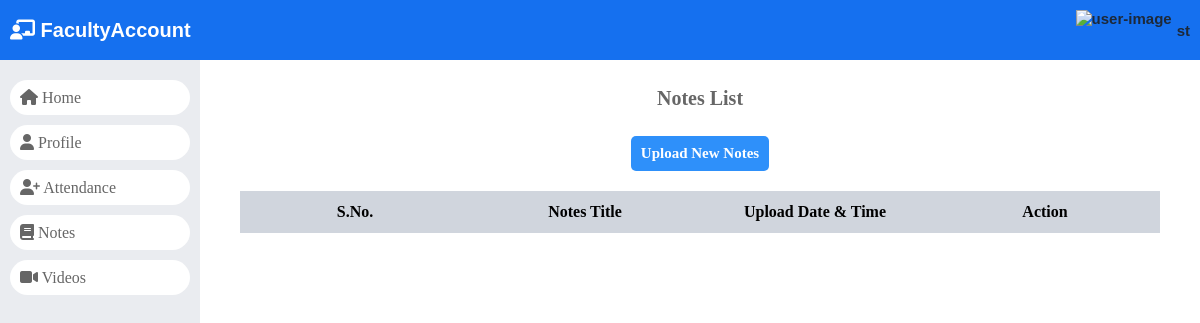
/staff_notes/ (signed in), run on an earlier commit of the app's database.
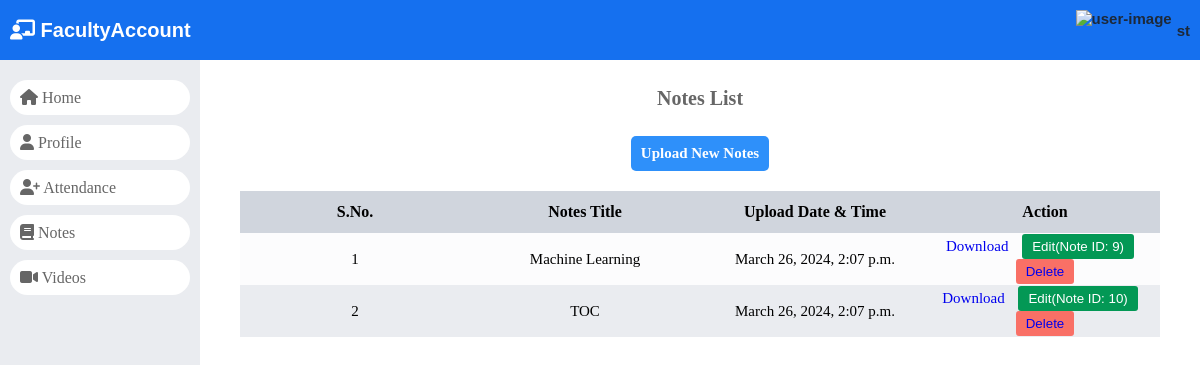
And on a later commit of the database.
### dashboard/models.py (models this page shows)
class Notes(models.Model):
    id = models.AutoField(primary_key=True)
    subject_id = models.ForeignKey(Subjects, on_delete=models.CASCADE)
    course_id = models.ForeignKey(Courses, on_delete=models.CASCADE)
    session_year_id = models.ForeignKey(SessionYearModel, on_delete=models.CASCADE)
    uploaded_by = models.ForeignKey(Staffs, on_delete=models.CASCADE)
    upload_date = models.DateTimeField(auto_now_add=True)
    document = models.FileField(upload_to='notes/')
    description = models.TextField()
    objects = models.Manager()

class Subjects(models.Model):
	id =models.AutoField(primary_key=True)
	subject_name = models.CharField(max_length=255)
	course_id = models.ForeignKey(Courses, on_delete=models.CASCADE, default=1)
	staff_id = models.ForeignKey(CustomUser, on_delete=models.CASCADE)
	created_at = models.DateTimeField(auto_now_add=True)
	updated_at = models.DateTimeField(auto_now=True)
	objects = models.Manager()

### dashboard/StaffViews.py (the view)
# urls.py: path('staff_notes/', StaffViews.staff_notes, name="staff_notes"),
def staff_notes(request):
    staff = Staffs.objects.get(admin=request.user.id)
    uploaded_notes = Notes.objects.filter(uploaded_by=request.user.staffs)
    sessions = SessionYearModel.objects.all()
    subjects = Subjects.objects.filter(staff_id=request.user.id)
    courses = Courses.objects.all()
    context = {
            "subjects": subjects,
            "sessions": sessions,
            "courses" : courses,
            "uploaded_notes": uploaded_notes
        }
    return render(request,'faculty page/notes.html',context)

### dashboard/templates/faculty page/notes.html (shortened to what this page needs)
{% load static %}
<!DOCTYPE html>
<html lang="en">
<head>
    <link rel="stylesheet" href="https://cdnjs.cloudflare.com/ajax/libs/font-awesome/6.5.1/css/all.min.css"
 />
        <link rel="stylesheet" href="{% static 'style.css' %}">
<body>
    <header>
        <div>
            <a href="/">
                <div class="logo">
                    <i class="fa-solid fa-chalkboard-user"></i>
                    FacultyAccount
                </div>
            </a>
        </div>
        {% include '../headerUser.html' %}
    </header>
    <div id="main">
        {% include './navigation.html' %}
        <div id="student_record">
            <div class="page-title">
                <div class="row" id="attendance_list">
                    <h2>Notes List</h2>
                </div>
                <div class=" row" id="attendance_action">
                    <div onclick="openAddDialog()">Upload New Notes</div>
                </div>
            </div>
            <div id="faculty-record" class="record">
                <table>
                    <thead>
                        <tr>
                            <th>S.No.</th>
                            <th>Notes Title</th>
                            <th>Upload Date & Time</th>
                            <th>Action</th>
                        </tr>
                    </thead>
                    <tbody>
                        {% for note in uploaded_notes %}
                        <tr>
                            <td>{{ forloop.counter }}</td>
                            <td>{{ note.subject_id.subject_name }} </td>
                            <td>{{ note.upload_date }}</td>
                            <td>
                                <div class="actions">
                                    <a href="{{ note.document.url }}" download>Download</a>
                                    <button class="edit btn" onclick="openEditDialog('{{ note.id }}')">
                                        Edit(Note ID: {{ note.id }})
                                    </button>
                                    <button class="delete btn">
                                        <a href="{% url 'delete_notes' note.id %}" >
                                        Delete
                                        </a>
                                    </button>
                                </div>
                            </td>
                        </tr>
                        {% endfor %}
                    </tbody>
                </table>
            </div>
        </div>
    </div>
</body>
</html>

What changed in the data, as far as the page shows it:
added Notes: subject_id.subject_name "Machine Learning", upload_date "March 26, 2024, 2:07 p.m.", id "9"
added Notes: subject_id.subject_name "TOC", upload_date "March 26, 2024, 2:07 p.m.", id "10"
